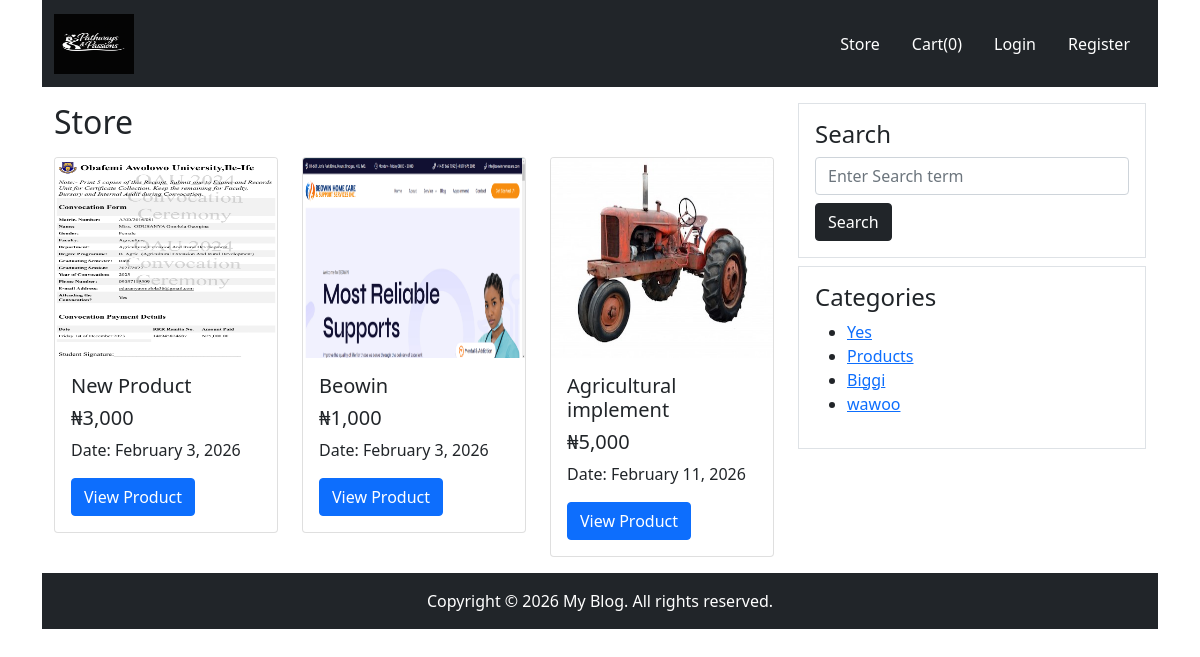
The page /store.php on the database its author committed.
### tables this page shows
CREATE TABLE IF NOT EXISTS `products` (
  `id` int(11) NOT NULL AUTO_INCREMENT,
  `title` varchar(1000) DEFAULT NULL,
  `image` varchar(1000) DEFAULT NULL,
  `status` int(255) DEFAULT '0',
  `category_id` varchar(1000) DEFAULT NULL,
  `content` text,
  `price` varchar(1000) DEFAULT NULL,
  `timestamp` timestamp NOT NULL DEFAULT CURRENT_TIMESTAMP,
  PRIMARY KEY (`id`)
);

CREATE TABLE IF NOT EXISTS `category` (
  `id` int(11) NOT NULL AUTO_INCREMENT,
  `name` varchar(1000) DEFAULT NULL,
  PRIMARY KEY (`id`)
);

### store.php (the view, shortened to what this page needs)
 <?php
 require "inc/header.php";
?>
 <div class="container">
     <?php require "pages/header-home.php"; ?>
     <div class="container-fluid my-3">
         <div class="row">
             <div class="col-8">
                 <h2>Store</h2>
                 <div class="row">
                     <?php
                    $sql = "SELECT * FROM products ORDER BY id ASC";
                    $query = mysqli_query($connection, $sql);
                    while ($result = mysqli_fetch_assoc($query)) {
                        ?>
                     <div class="col-4 mt-2">
                         <div class="card">
                             <img src="<?php echo $result['image'] ?>" style="    height: 200px;
    width: 100%;" class="card-img-top" alt="...">
                             <div class="card-body">
                                 <h5 class="card-title"><?php echo $result['title'] ?></h5>
                                 <h5 class="card-price">₦<?php echo number_format($result['price']) ?></h5>
                                 <p class="card-text">Date:
                                     <?php echo date('F j, Y', strtotime($result['timestamp'])) ?>
                                 </p>
                                 <a href="store_product/<?php echo $result['id'] ?>/<?php echo str_replace(" ","-", $result["title"]) ?>/"
                                     class="btn btn-primary">View
                                     Product</a>
                             </div>
                         </div>
                     </div>
                     <?php
                    }
                    ?>
                 </div>
             </div>
             <div class="col-4">
                 <div class="border p-3">
                     <form action="search.php" method="post">
                         <div class="form-group">
                             <h4>Search</h4>
                             <input type="text" name="search" class="form-control" placeholder="Enter Search term">
                         </div>
                         <button type="submit" class="btn btn-dark mt-2">Search</button>
                     </form>
                 </div>
                 <div class="border p-3 mt-2">
                     <h4>Categories</h4>
                     <ul>
                         <?php
                         $sql_c = "SELECT * FROM category ORDER BY id DESC";
                            $query_c = mysqli_query($connection, $sql_c);
                        while($result_c = mysqli_fetch_assoc($query_c)) {
                            ?>
                         <li>
                             <a
                                 href="post-category.php?post_category_id=<?php echo $result_c['id']?>"><?php echo $result_c['name']; ?></a>
                         </li>
                         <?php
                        }
                        ?>
                     </ul>
                 </div>
             </div>
         </div>
     </div>
     <?php require "pages/footer-home.php"; ?>
 </div>
 <?php
 require "inc/footer.php";
 ?>

### rows shown on the page
products: image (picture), title "New Product", price "3,000", timestamp "February 3, 2026"
products: image (picture), title "Beowin", price "1,000", timestamp "February 3, 2026"
products: image (picture), title "Agricultural implement", price "5,000", timestamp "February 11, 2026"
category: name "Yes"
category: name "Products"
category: name "Biggi"
category: name "wawoo"
